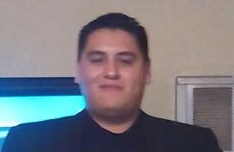
#> input picture Chapter01/images/juanVargas.jpg, 234 x 152 px
$ python 09transformacionAfin.py
#> lines starting #> are read from the running program, lines starting #| are printed output that depends on the picture
import cv2
import numpy as np

img = cv2.imread('images/juanVargas.jpg')
#> img is the input picture: shape (152, 234, 3); mean B, G, R 128, 120.9, 122
rows, cols = img.shape[:2]
#> rows = 152; cols = 234
print('renglones, columnas\n',rows,cols)
#| renglones, columnas
#|  152 234
#  contornos de la imagen (x0,y0),(xn,y0),(x0,ym),(xn,ym)
src_points = np.float32([[0,0], [cols-1,0], [0,rows-1]])
#> src_points = [[0, 0], [233, 0], [0, 151]]
#  contornos a mandar (x0,y0),(xn,y0),(xn,y0)
print('puntos origen\n',src_points)
#| puntos origen
#|  [[  0.   0.]
#|  [233.   0.]
#|  [  0. 151.]]
dst_points = np.float32([[cols-1,0], [0,0], [cols-1,rows-1]])
#> dst_points = [[233, 0], [0, 0], [233, 151]]
dst_points2 = np.float32([[0,0], [int(0.6*(cols-1)),0], [int(0.4*(cols-1)),
                                                         rows-1]])
#> dst_points2 = [[0, 0], [139, 0], [93, 151]]
print('puntos destino\n',dst_points)
#| puntos destino
#|  [[233.   0.]
#|  [  0.   0.]
#|  [233. 151.]]
affine_matrix = cv2.getAffineTransform(src_points, dst_points)
print('Matriz afin\n',affine_matrix)
#| Matriz afin
#|  [[ -1.   0. 233.]
#|  [  0.   1.   0.]]
img_output = cv2.warpAffine(img, affine_matrix, (cols,rows))
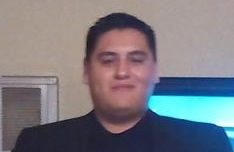
#> img_output: shape (152, 234, 3); mean B, G, R 128, 120.9, 122

cv2.imshow('imagen original', img)
cv2.imshow('imagen afin', img_output)
cv2.waitKey()

$ run again, with Chapter01/images/gordo.jpg copied over Chapter01/images/juanVargas.jpg
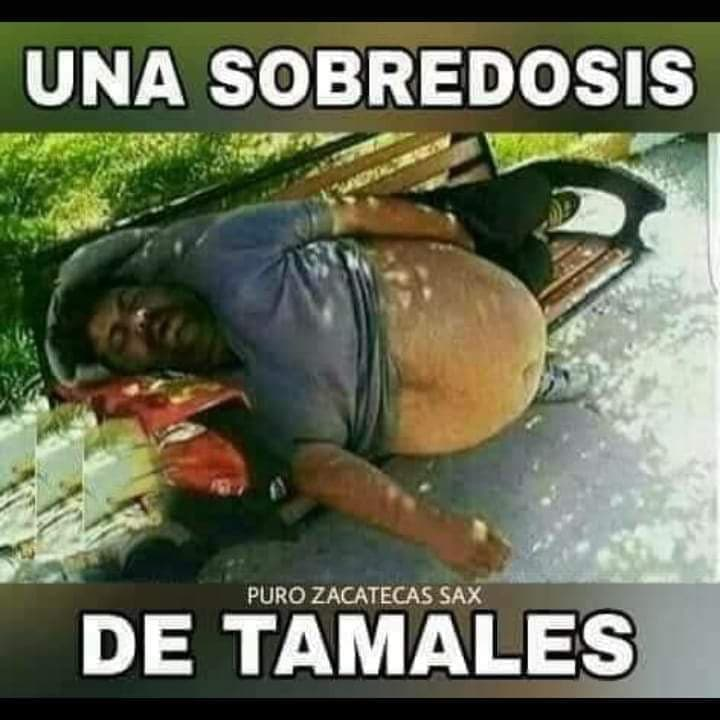
#> input picture Chapter01/images/gordo.jpg, 720 x 720 px
#> img is the input picture: shape (720, 720, 3); mean B, G, R 84.9, 107.6, 103.5
#| renglones, columnas
#|  720 720
#| puntos origen
#|  [[  0.   0.]
#|  [719.   0.]
#|  [  0. 719.]]
#| puntos destino
#|  [[719.   0.]
#|  [  0.   0.]
#|  [719. 719.]]
#| Matriz afin
#|  [[ -1.   0. 719.]
#|  [  0.   1.   0.]]
#> `img_output = cv2.warpAffine(img, affine_matrix, (cols,rows))`:
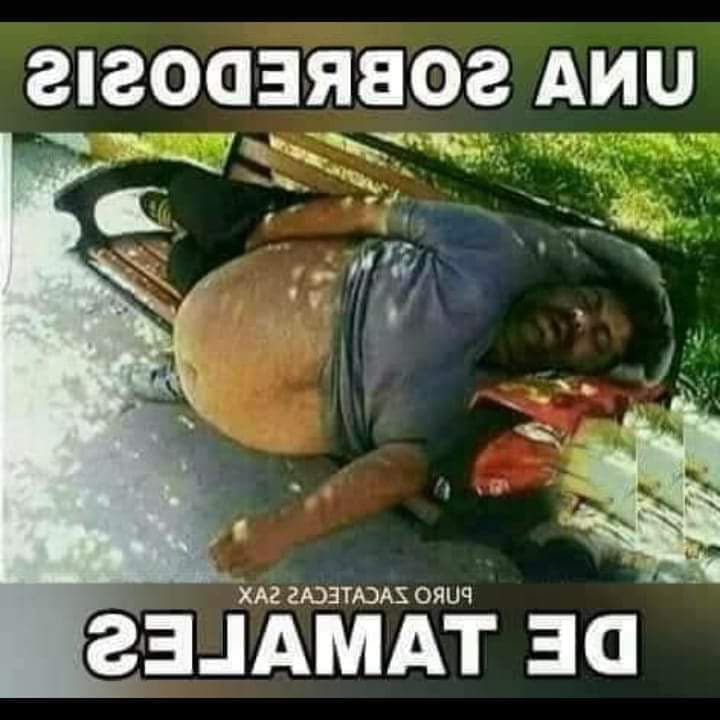
#> img_output: shape (720, 720, 3); mean B, G, R 84.9, 107.6, 103.5

$ run again, with Chapter01/images/input.jpg copied over Chapter01/images/juanVargas.jpg
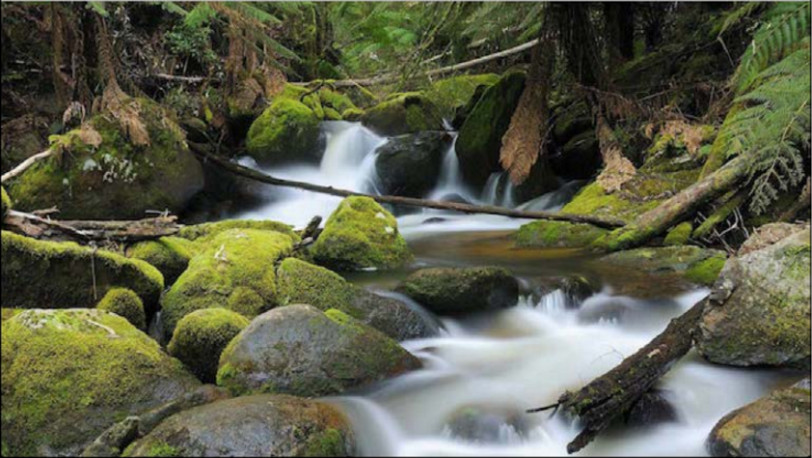
#> input picture Chapter01/images/input.jpg, 812 x 458 px
#> img is the input picture: shape (458, 812, 3); mean B, G, R 72.5, 93.3, 91.1
#| renglones, columnas
#|  458 812
#| puntos origen
#|  [[  0.   0.]
#|  [811.   0.]
#|  [  0. 457.]]
#| puntos destino
#|  [[811.   0.]
#|  [  0.   0.]
#|  [811. 457.]]
#| Matriz afin
#|  [[ -1.   0. 811.]
#|  [  0.   1.   0.]]
#> `img_output = cv2.warpAffine(img, affine_matrix, (cols,rows))`:
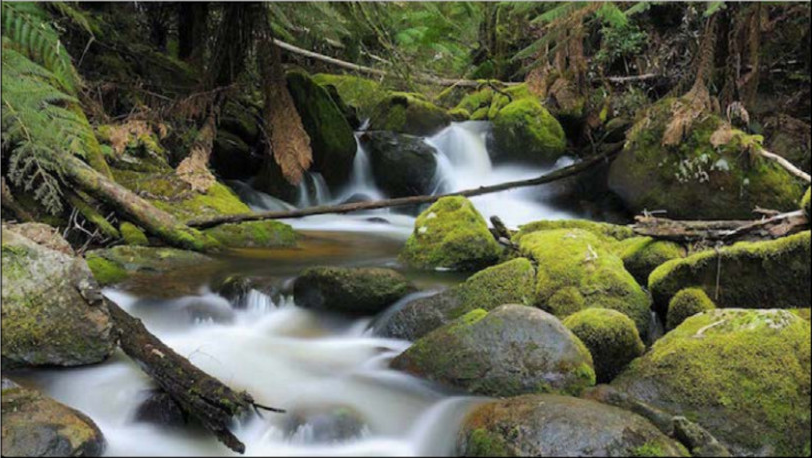
#> img_output: shape (458, 812, 3); mean B, G, R 72.5, 93.3, 91.1

$ run again, with Chapter01/images/inteligenciaArtificial.jpg copied over Chapter01/images/juanVargas.jpg
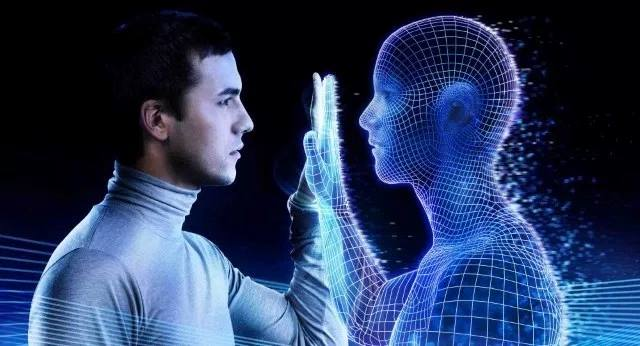
#> input picture Chapter01/images/inteligenciaArtificial.jpg, 640 x 346 px
#> img is the input picture: shape (346, 640, 3); mean B, G, R 94.5, 58.5, 41.6
#| renglones, columnas
#|  346 640
#| puntos origen
#|  [[  0.   0.]
#|  [639.   0.]
#|  [  0. 345.]]
#| puntos destino
#|  [[639.   0.]
#|  [  0.   0.]
#|  [639. 345.]]
#| Matriz afin
#|  [[ -1.   0. 639.]
#|  [  0.   1.   0.]]
#> `img_output = cv2.warpAffine(img, affine_matrix, (cols,rows))`:
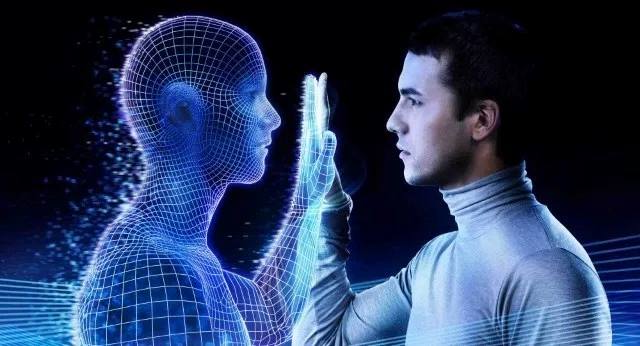
#> img_output: shape (346, 640, 3); mean B, G, R 94.5, 58.5, 41.6
